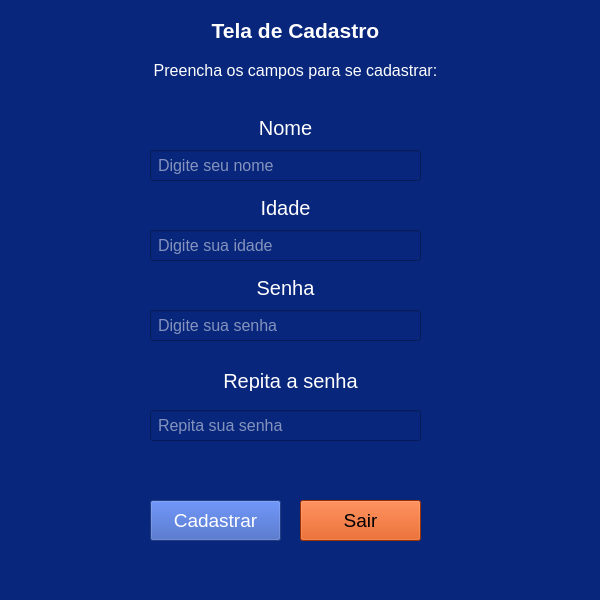
<?xml version="1.0" encoding="UTF-8"?>
<ui version="4.0">
 <class>MainWindow</class>
 <widget class="QMainWindow" name="MainWindow">
  <property name="geometry">
   <rect>
    <x>0</x>
    <y>0</y>
    <width>600</width>
    <height>600</height>
   </rect>
  </property>
  <property name="font">
   <font>
    <underline>false</underline>
    <kerning>true</kerning>
   </font>
  </property>
  <property name="windowTitle">
   <string>Cadastro - SGP</string>
  </property>
  <property name="styleSheet">
   <string notr="true">background-color: #08267b</string>
  </property>
  <widget class="QWidget" name="centralwidget">
   <widget class="QLabel" name="label_2">
    <property name="geometry">
     <rect>
      <x>120</x>
      <y>0</y>
      <width>351</width>
      <height>61</height>
     </rect>
    </property>
    <property name="font">
     <font>
      <pointsize>16</pointsize>
      <weight>75</weight>
      <italic>false</italic>
      <bold>true</bold>
      <underline>false</underline>
     </font>
    </property>
    <property name="styleSheet">
     <string notr="true">color: #fff</string>
    </property>
    <property name="text">
     <string>Tela de Cadastro</string>
    </property>
    <property name="alignment">
     <set>Qt::AlignCenter</set>
    </property>
   </widget>
   <widget class="QLabel" name="label_3">
    <property name="geometry">
     <rect>
      <x>120</x>
      <y>40</y>
      <width>351</width>
      <height>61</height>
     </rect>
    </property>
    <property name="font">
     <font>
      <pointsize>12</pointsize>
      <weight>50</weight>
      <italic>false</italic>
      <bold>false</bold>
      <underline>false</underline>
     </font>
    </property>
    <property name="styleSheet">
     <string notr="true">color: #fff</string>
    </property>
    <property name="text">
     <string>Preencha os campos para se cadastrar:</string>
    </property>
    <property name="alignment">
     <set>Qt::AlignCenter</set>
    </property>
   </widget>
   <widget class="QLineEdit" name="user">
    <property name="geometry">
     <rect>
      <x>150</x>
      <y>150</y>
      <width>271</width>
      <height>31</height>
     </rect>
    </property>
    <property name="font">
     <font>
      <pointsize>12</pointsize>
     </font>
    </property>
    <property name="styleSheet">
     <string notr="true">padding: 5px; color: #fff</string>
    </property>
    <property name="text">
     <string/>
    </property>
    <property name="placeholderText">
     <string>Digite seu nome</string>
    </property>
   </widget>
   <widget class="QLineEdit" name="user_2">
    <property name="geometry">
     <rect>
      <x>150</x>
      <y>230</y>
      <width>271</width>
      <height>31</height>
     </rect>
    </property>
    <property name="font">
     <font>
      <pointsize>12</pointsize>
     </font>
    </property>
    <property name="styleSheet">
     <string notr="true">padding: 5px; color: #fff</string>
    </property>
    <property name="text">
     <string/>
    </property>
    <property name="placeholderText">
     <string>Digite sua idade</string>
    </property>
   </widget>
   <widget class="QLineEdit" name="user_3">
    <property name="geometry">
     <rect>
      <x>150</x>
      <y>310</y>
      <width>271</width>
      <height>31</height>
     </rect>
    </property>
    <property name="font">
     <font>
      <pointsize>12</pointsize>
     </font>
    </property>
    <property name="styleSheet">
     <string notr="true">padding: 5px; color: #fff</string>
    </property>
    <property name="text">
     <string/>
    </property>
    <property name="echoMode">
     <enum>QLineEdit::Password</enum>
    </property>
    <property name="placeholderText">
     <string>Digite sua senha</string>
    </property>
   </widget>
   <widget class="QLineEdit" name="user_4">
    <property name="geometry">
     <rect>
      <x>150</x>
      <y>410</y>
      <width>271</width>
      <height>31</height>
     </rect>
    </property>
    <property name="font">
     <font>
      <pointsize>12</pointsize>
     </font>
    </property>
    <property name="styleSheet">
     <string notr="true">padding: 5px; color: #fff</string>
    </property>
    <property name="text">
     <string/>
    </property>
    <property name="echoMode">
     <enum>QLineEdit::Password</enum>
    </property>
    <property name="placeholderText">
     <string>Repita sua senha</string>
    </property>
   </widget>
   <widget class="QLabel" name="label_4">
    <property name="geometry">
     <rect>
      <x>250</x>
      <y>120</y>
      <width>71</width>
      <height>16</height>
     </rect>
    </property>
    <property name="font">
     <font>
      <pointsize>15</pointsize>
     </font>
    </property>
    <property name="styleSheet">
     <string notr="true">color: #fff</string>
    </property>
    <property name="text">
     <string>Nome</string>
    </property>
    <property name="alignment">
     <set>Qt::AlignCenter</set>
    </property>
   </widget>
   <widget class="QLabel" name="label_5">
    <property name="geometry">
     <rect>
      <x>250</x>
      <y>280</y>
      <width>71</width>
      <height>16</height>
     </rect>
    </property>
    <property name="font">
     <font>
      <pointsize>15</pointsize>
     </font>
    </property>
    <property name="styleSheet">
     <string notr="true">color: #fff</string>
    </property>
    <property name="text">
     <string>Senha</string>
    </property>
    <property name="alignment">
     <set>Qt::AlignCenter</set>
    </property>
   </widget>
   <widget class="QLabel" name="label_6">
    <property name="geometry">
     <rect>
      <x>250</x>
      <y>200</y>
      <width>71</width>
      <height>16</height>
     </rect>
    </property>
    <property name="font">
     <font>
      <pointsize>15</pointsize>
     </font>
    </property>
    <property name="styleSheet">
     <string notr="true">color: #fff</string>
    </property>
    <property name="text">
     <string>Idade</string>
    </property>
    <property name="alignment">
     <set>Qt::AlignCenter</set>
    </property>
   </widget>
   <widget class="QLabel" name="label_7">
    <property name="geometry">
     <rect>
      <x>210</x>
      <y>370</y>
      <width>161</width>
      <height>21</height>
     </rect>
    </property>
    <property name="font">
     <font>
      <pointsize>15</pointsize>
     </font>
    </property>
    <property name="styleSheet">
     <string notr="true">color: #fff</string>
    </property>
    <property name="text">
     <string>Repita a senha</string>
    </property>
    <property name="alignment">
     <set>Qt::AlignCenter</set>
    </property>
   </widget>
   <widget class="QPushButton" name="pushButton">
    <property name="geometry">
     <rect>
      <x>150</x>
      <y>500</y>
      <width>131</width>
      <height>41</height>
     </rect>
    </property>
    <property name="font">
     <font>
      <pointsize>14</pointsize>
     </font>
    </property>
    <property name="styleSheet">
     <string notr="true">color: #fff; background-color: #3155b7</string>
    </property>
    <property name="text">
     <string>Cadastrar</string>
    </property>
   </widget>
   <widget class="QLabel" name="label">
    <property name="geometry">
     <rect>
      <x>130</x>
      <y>460</y>
      <width>301</width>
      <height>21</height>
     </rect>
    </property>
    <property name="font">
     <font>
      <pointsize>12</pointsize>
     </font>
    </property>
    <property name="styleSheet">
     <string notr="true">color: yellow</string>
    </property>
    <property name="text">
     <string/>
    </property>
    <property name="alignment">
     <set>Qt::AlignCenter</set>
    </property>
   </widget>
   <widget class="QPushButton" name="pushButton_4">
    <property name="geometry">
     <rect>
      <x>300</x>
      <y>500</y>
      <width>121</width>
      <height>41</height>
     </rect>
    </property>
    <property name="font">
     <font>
      <pointsize>14</pointsize>
     </font>
    </property>
    <property name="styleSheet">
     <string notr="true">background-color: #d94601</string>
    </property>
    <property name="text">
     <string>Sair</string>
    </property>
   </widget>
  </widget>
  <widget class="QMenuBar" name="menubar">
   <property name="geometry">
    <rect>
     <x>0</x>
     <y>0</y>
     <width>600</width>
     <height>21</height>
    </rect>
   </property>
  </widget>
  <widget class="QStatusBar" name="statusbar"/>
 </widget>
 <resources/>
 <connections/>
</ui>
